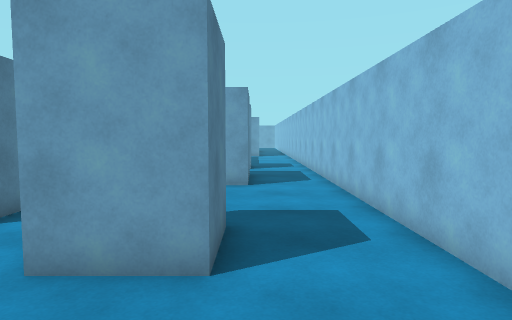
[1] (above)

22 first-person views from a walk through a Unity game level. The camera is 1.5 m above the floor, tilts 4° down and sees 75° across. The floor is counted in squares, 1 m on a side. Each view is taken from the middle of a square. On the plan, view 1 faces up. The plan holds only what a view shows up to about 15 squares ahead; the rest is blank. The place goes on beyond the plan. The player character is not drawn. Surface patterns are stand-ins for the level's own textures.

[2]
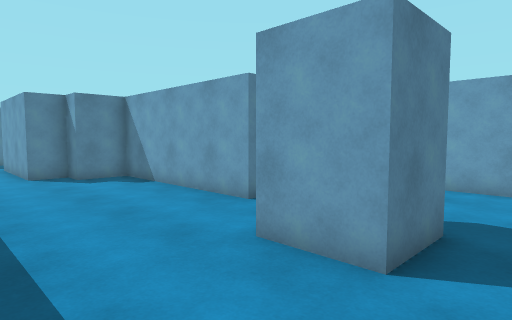

[3]
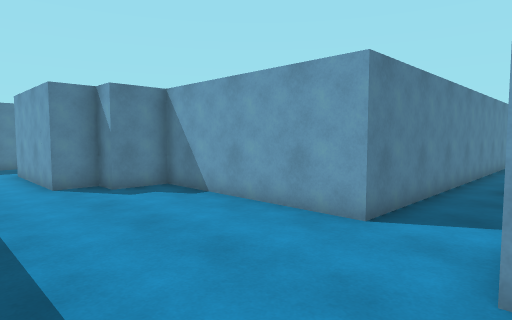

[4]
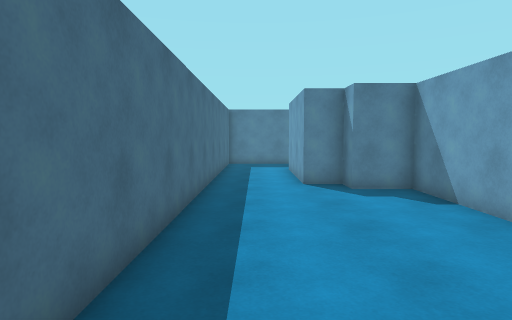

[5]
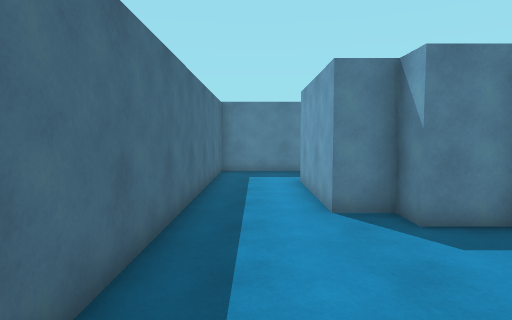

[6]
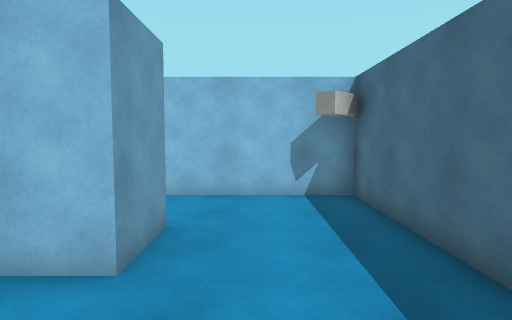

[7]
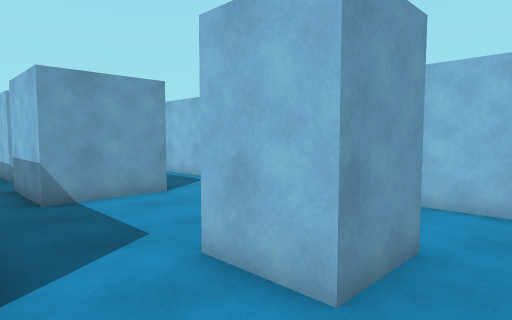

[8]
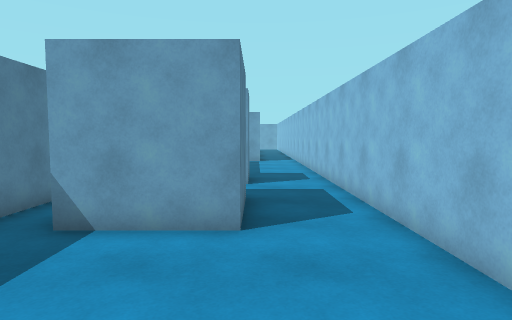

[9]
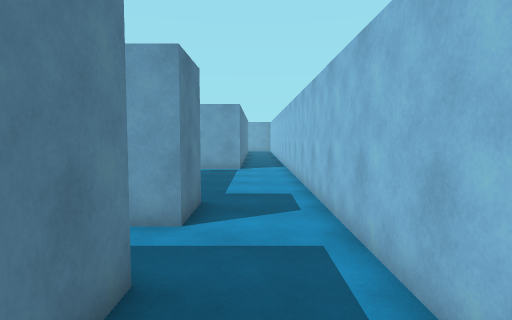

[10]
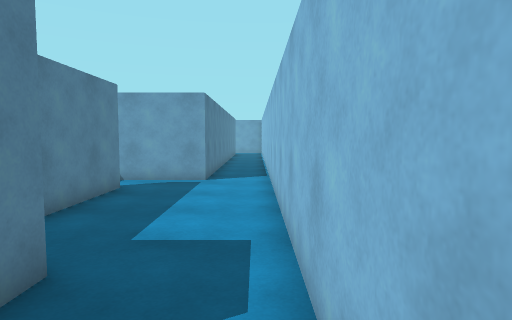

[11]
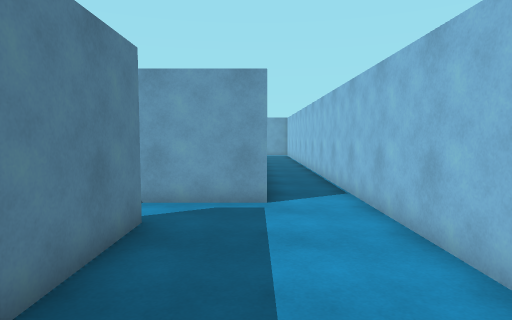

[12]
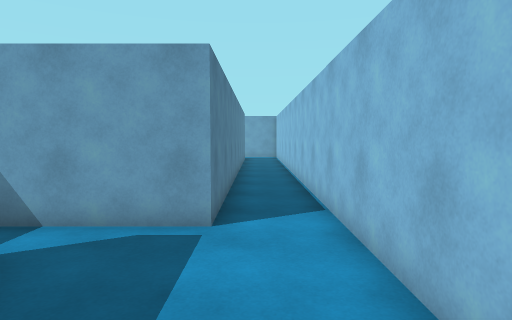

[13]
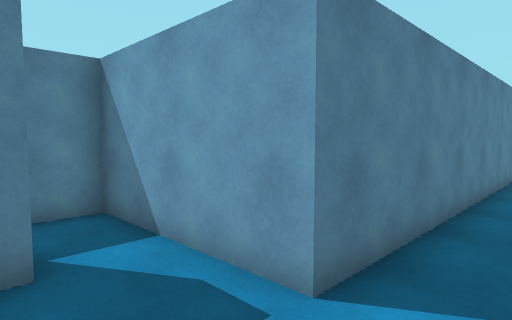

[14]
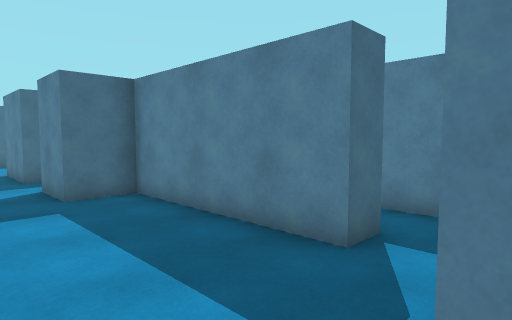

[15]
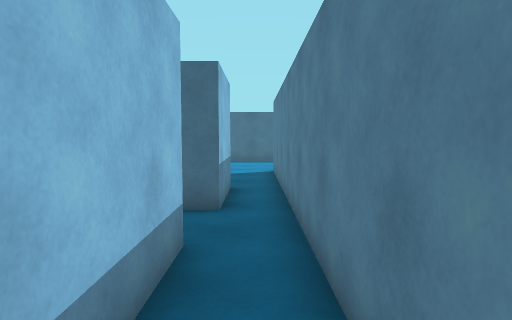

[16]
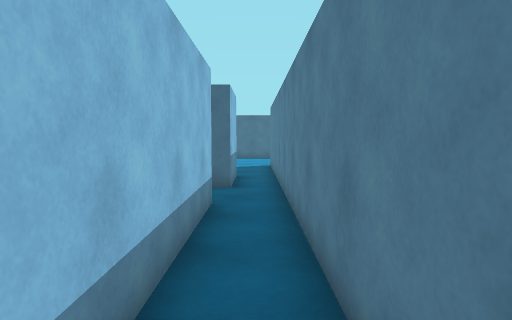

[17]
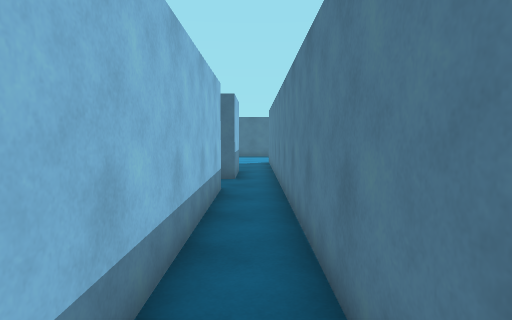

[18]
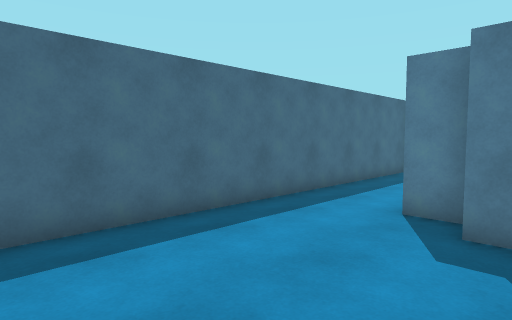

[19]
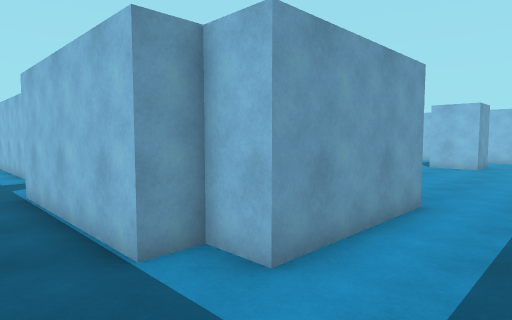

[20]
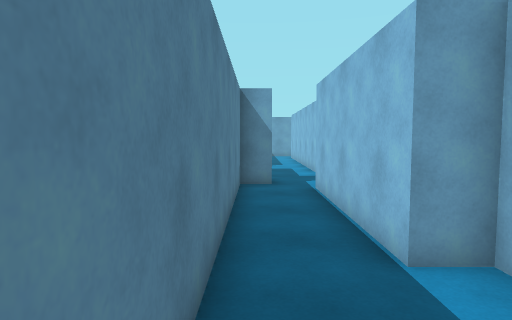

[21]
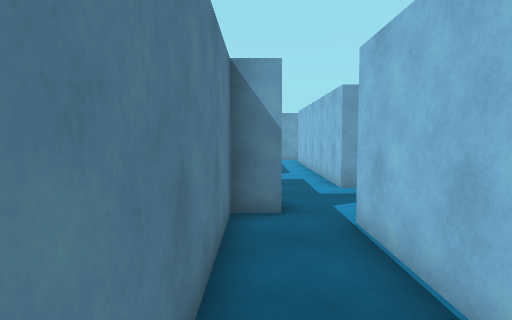

[22]
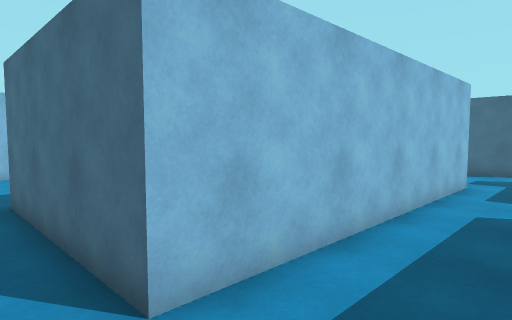

### Floor plan
Points are (right, up) in squares from view 1. A wall is a line through its corners. A room is listed if a view was taken in it or the views show most of it. See-through windows are left out.
Room 1 (views 1, 2, 3, 4, 5, 6, 7, 8, 9, 10, 11, 12, 13, 14, 15, 16, 17, 18, 19, 20, 21)
walls: (-0.8, 13.3) (-0.2, 13.3) (-0.2, 10.2) (-3.2, 10.2) (-3.2, 13.3) (-2.5, 13.3); (-3, 15.4) (-3, 23.7) (-2, 23.7) (-2, 17.5) (-0.2, 17.5) (-0.2, 15.5) (-1.1, 15.5); (-0.5, 5.6) (-0.5, 3.5) (-2.5, 3.5) (-2.5, 5.5); (-19.4, 10.5) (-20.5, 10.5) (-20.5, -0.5) (2.5, -0.5) (2.5, 33.5); (0.3, 33.5) (0.3, 25.5) (-4.8, 25.5) (-4.8, 5.5) (-11.5, 5.5) (-11.5, 3.7) (-12.5, 3.7) (-12.5, 2.5) (-17.2, 2.5) (-17.2, 3.7) (-18.2, 3.7) (-18.2, 9.7)
ways out: opening at (-19, 10) to room 2
Room 2 (view 22)
walls: (-17, 13.7) (-17.5, 13.7) (-17.5, 23.7); (-18.2, 9.7) (-16.5, 9.7)
ways out: opening at (-19, 10) to room 1; opening at (-17, 25)

Where each view was taken, in squares from view 1:
view 1: 0 up, 0 right, facing up
view 2: 0 up, 1 right, facing up-left
view 3: 0 up, 2 left, facing up-left
view 4: 1 up, 2 left, facing left
view 5: 1 up, 6 left, facing left
view 6: 2 up, 6 left, facing right
view 7: 2 up, 5 left, facing up-right
view 8: 5 up, 0 right, facing up
view 9: 10 up, 1 right, facing up
view 10: 14 up, 2 right, facing up
view 11: 18 up, 0 right, facing up
view 12: 20 up, 1 right, facing up
view 13: 23 up, 2 right, facing up-left
view 14: 26 up, 2 right, facing down-left
view 15: 20 up, 4 left, facing down
view 16: 23 up, 4 left, facing down
view 17: 25 up, 4 left, facing down
view 18: 5 up, 6 left, facing down-left
view 19: 0 up, 20 left, facing up-right
view 20: 0 up, 20 left, facing up
view 21: 4 up, 20 left, facing up
view 22: 25 up, 20 left, facing down-right
